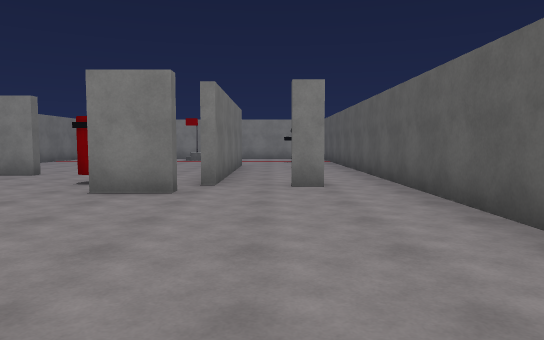
[1] (above)

15 first-person views from a walk through a Unity game level. The camera is 1.4 m above the floor, tilts 4° down and sees 70° across. The floor is counted in squares, 2 m on a side. Each view is taken from the middle of a square. On the plan, view 1 faces up. The plan holds only what a view shows up to about 11 squares ahead; the rest is blank. The player is left out. Surface patterns are stand-ins for the level's own textures.

[2]
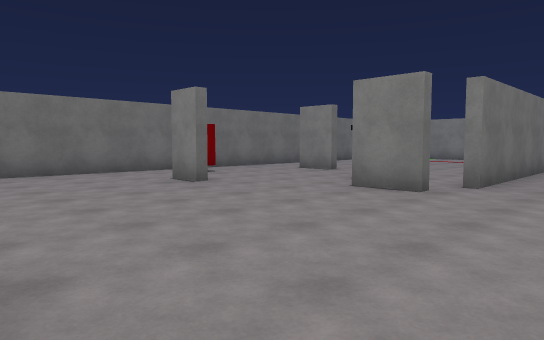

[3]
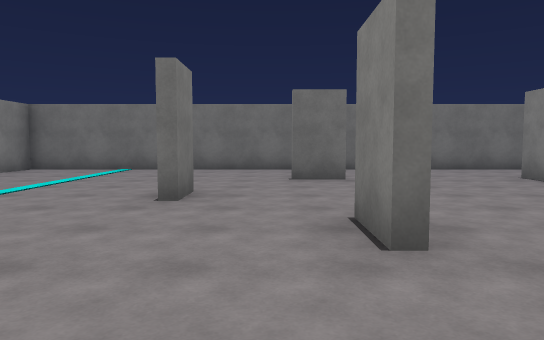

[4]
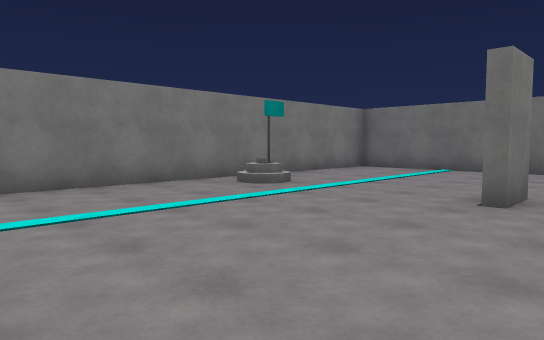

[5]
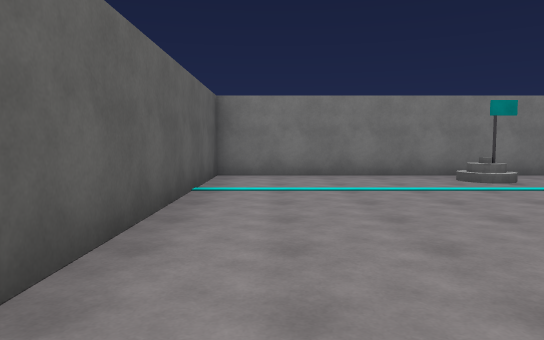

[6]
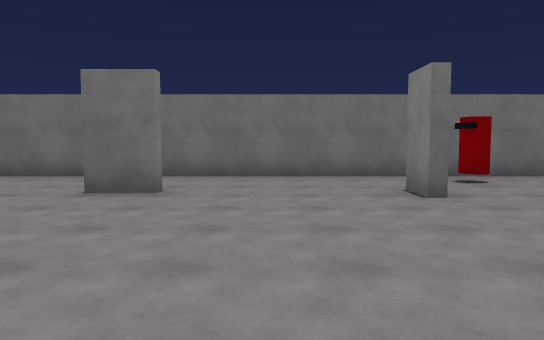

[7]
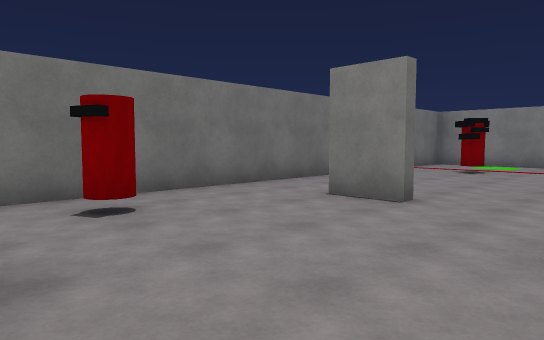

[8]
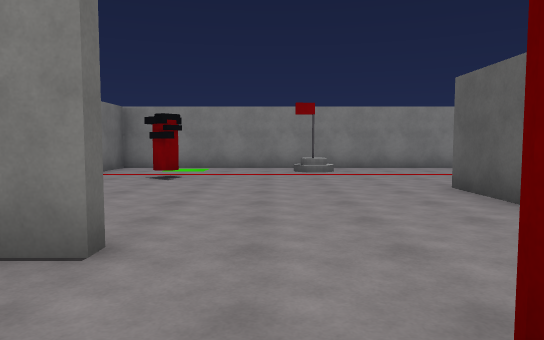

[9]
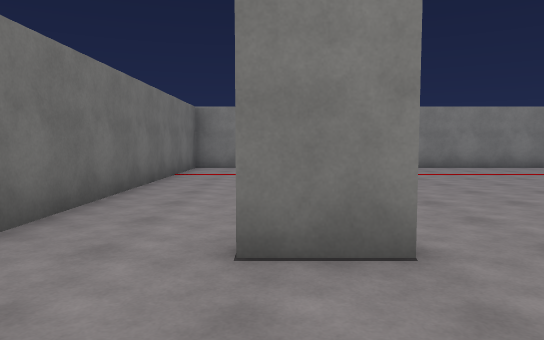

[10]
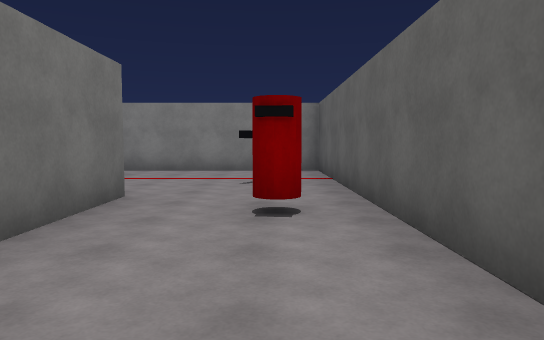

[11]
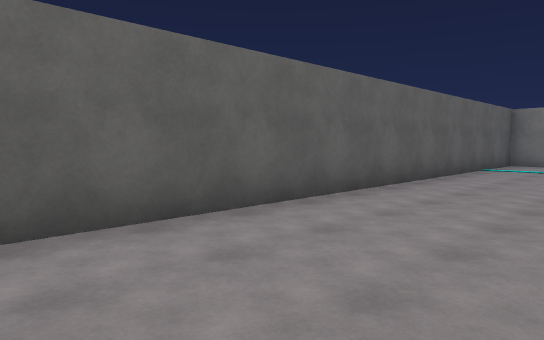

[12]
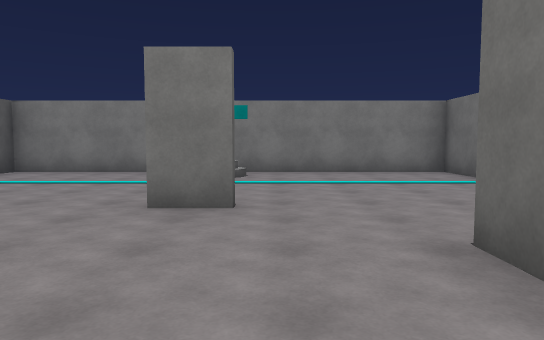

[13]
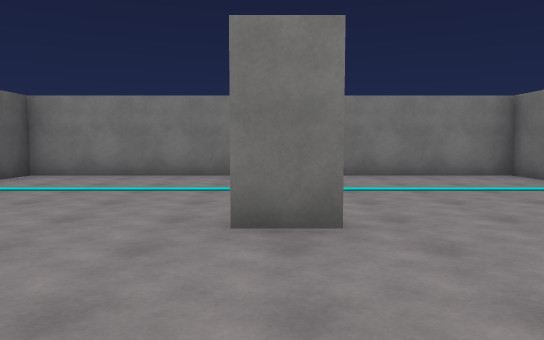

[14]
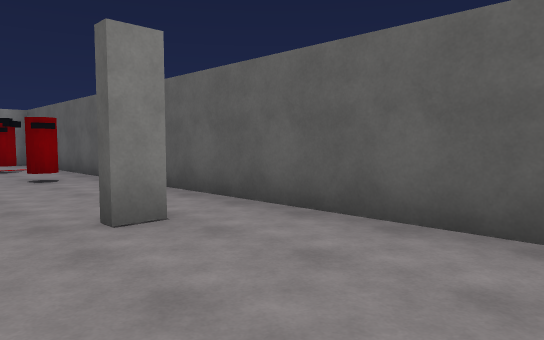

[15]
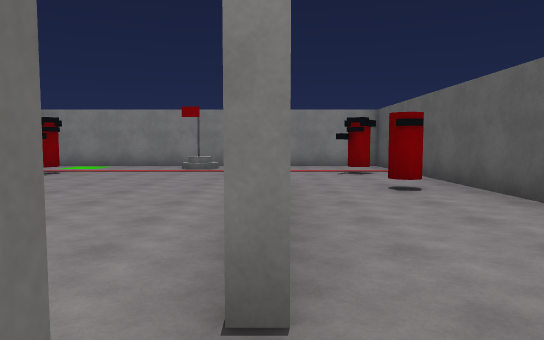

### Floor plan
Points are (right, up) in squares from view 1. A wall is a line through its corners. A room is listed if a view was taken in it or the views show most of it. See-through windows are left out.
Room 1 (views 1, 2, 3, 4, 5, 6, 7, 8, 9, 10, 11, 12, 13, 14, 15)
walls: (-4.9, 4) (-5.8, 4); (-1.4, 5.4) (-2.6, 5.4); (-5.4, 0.5) (-5.4, -0.6); (0.9, 6.2) (0.2, 6.2); (-5, 8.3) (-6.2, 8.3); (-0.4, -0.2) (-1.6, -0.2); (-3.6, -2.1) (-2.6, -2.1); (-1.2, 10.4) (-1.2, 12.1); (-0.9, 12.1) (-0.9, 6.4); (-8.1, -7.3) (2.2, -7.3) (2.2, 16.8) (-8.1, 16.8) (-8.1, -7.3)
objects: other object (-7, 6); other object (-6, 14); other object (-4, -6); other object (-3, -6); other object (-3, 7); other object (-3, 16); other object (1, 11); other object (1, 14)

Where each view was taken, in squares from view 1:
view 1: 0 up, 0 right, facing up
view 2: 0 up, 1 right, facing up-left
view 3: 1 down, 2 right, facing left
view 4: 1 down, 2 right, facing down-left
view 5: 1 up, 1 right, facing down
view 6: 2 up, 0 right, facing left
view 7: 4 up, 3 left, facing up-left
view 8: 6 up, 4 left, facing up
view 9: 6 up, 6 left, facing up
view 10: 7 up, 1 right, facing up
view 11: 6 up, 1 left, facing down-right
view 12: 2 up, 4 left, facing down
view 13: 1 up, 3 left, facing down
view 14: 3 up, 1 left, facing up-right
view 15: 5 up, 1 left, facing up
